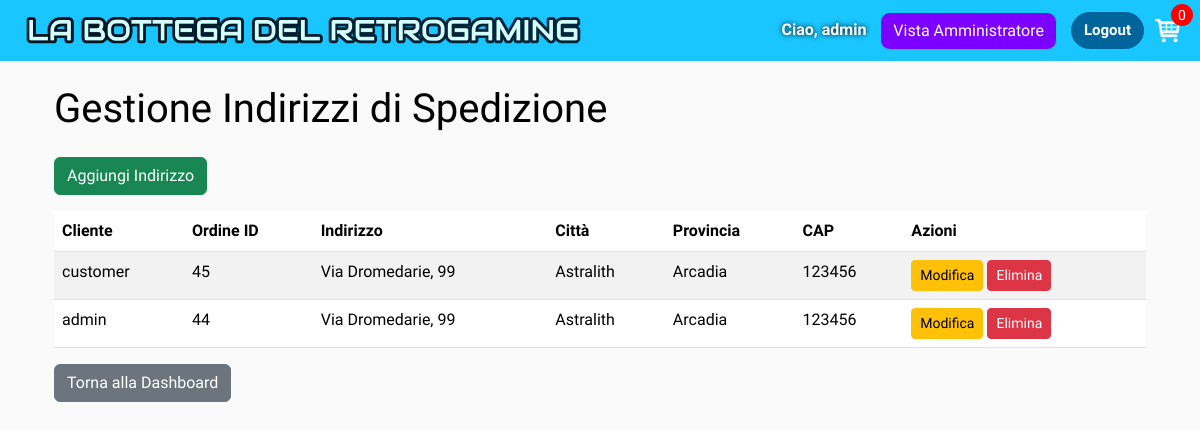
Page /manager/shippingaddresses/ (signed in) on the earlier database version.
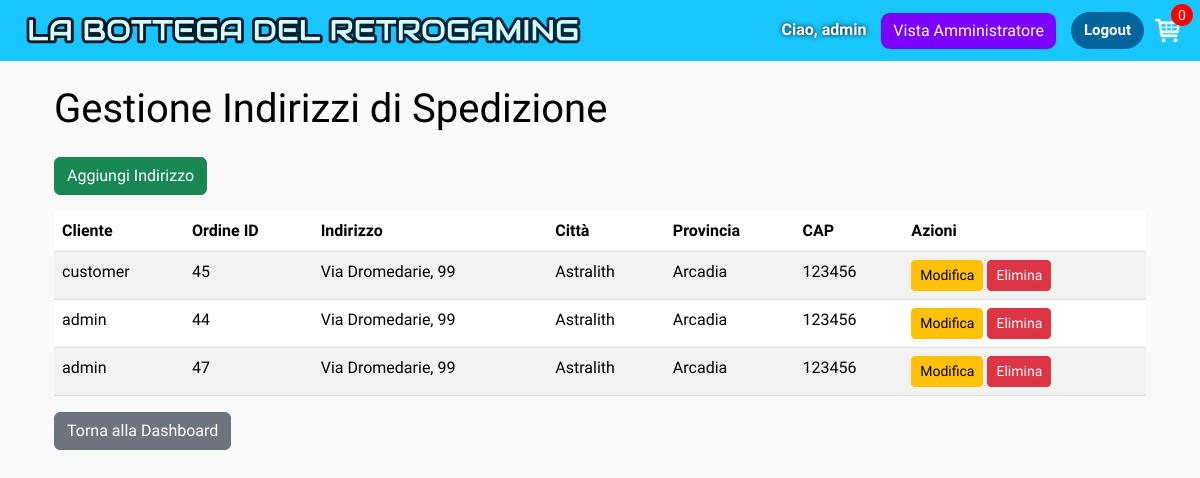
Same page on the later database version.
### bottega_retrogaming/models.py (models this page shows, shortened)
class ShippingAddress(models.Model):
    customer = models.ForeignKey(settings.AUTH_USER_MODEL, on_delete=models.SET_NULL, null=True)
    order = models.ForeignKey(Order, on_delete=models.SET_NULL, null=True)
    address = models.CharField(max_length=200, null=False)
    city = models.CharField(max_length=200, null=False)
    state = models.CharField(max_length=200, null=False)
    zipcode = models.CharField(max_length=200, null=False)
    date_added = models.DateTimeField(auto_now_add=True)
    class Meta:
        verbose_name_plural = "Shipping Addresses"

class Order(models.Model):
    customer = models.ForeignKey(settings.AUTH_USER_MODEL, on_delete=models.SET_NULL, blank=True, null=True)
    date_ordered = models.DateTimeField(auto_now_add=True)
    complete = models.BooleanField(default=False)
    transaction_id = models.CharField(max_length=100, null=True)
    @property
    def get_cart_items(self):
        orderitems = self.orderitem_set.all()
        total = sum(item.quantity for item in orderitems)
        return total

### user_management/models.py (models this page shows, shortened)
class CustomUser(AbstractUser):
    ADMIN = 'ADMIN'
    CUSTOMER = 'CUSTOMER'
    USER_TYPE_CHOICES = (
        (ADMIN, 'Admin'),
        (CUSTOMER, 'Customer'),
    )
    user_type = models.CharField(
        max_length=10,
        choices=USER_TYPE_CHOICES,
        default=CUSTOMER
    )
    name = models.CharField("Nome visualizzato", max_length=200, blank=True, null=True)
    email = models.CharField(max_length=254, blank=True, verbose_name='email address')
    def __str__(self):
        if self.name:
            return self.name
        return self.username

### manager_view/views.py (the view)
# urls.py: path('shippingaddresses/', views.ShippingAddressListView.as_view(), name='shippingaddress_list'),
class ShippingAddressListView(AdminRequiredMixin, ListView):
    model = ShippingAddress
    template_name = 'manager_view/shippingaddress_list.html'
    context_object_name = 'shippingaddresses'

### bottega_retrogaming/utils.py (called while the page is built)
def cartData(request):
    if request.user.is_authenticated:
        customer = request.user
        try:
            order = Order.objects.get(customer=customer, complete=False)
        except Order.DoesNotExist:
            order, created = Order.objects.get_or_create(customer=customer, complete=False)
        items = order.orderitem_set.all()
        cartItems = order.get_cart_items
    else:
        cookieData = cookieCart(request)
        cartItems = cookieData['cartItems']
        order = cookieData['order']
        items = cookieData['items']
    return {'cartItems': cartItems, 'order': order, 'items': items}

### manager_view/views.py (called while the page is built)
    def test_func(self):
        return self.request.user.is_authenticated and self.request.user.user_type == 'ADMIN'

    def get_context_data(self, **kwargs):
        context = super().get_context_data(**kwargs)
        data = cartData(self.request)
        context['cartItems'] = data.get('cartItems', 0)
        return context

### manager_view/templates/manager_view/shippingaddress_list.html
{% extends 'bottega_retrogaming/main.html' %}
{% block content %}
<div class="container large-bottom-margin mt-4">
    <h1 id="sa-title" class="mb-4">Gestione Indirizzi di Spedizione</h1>
    <a href="{% url 'manager_view:shippingaddress_add' %}" class="btn btn-success mb-3">Aggiungi Indirizzo</a>
    <table class="table table-striped">
        <thead>
            <tr>
                <th>Cliente</th>
                <th>Ordine ID</th>
                <th>Indirizzo</th>
                <th>Città</th>
                <th>Provincia</th>
                <th>CAP</th>
                <th>Azioni</th>
            </tr>
        </thead>
        <tbody>
            {% for address in shippingaddresses %}
            <tr>
                <td>{{ address.customer.username|default:"N/A" }}</td>
                <td>{{ address.order.id|default:"N/A" }}</td>
                <td>{{ address.address }}</td>
                <td>{{ address.city }}</td>
                <td>{{ address.state }}</td>
                <td>{{ address.zipcode }}</td>
                <td>
                    <a href="{% url 'manager_view:shippingaddress_edit' address.pk %}" class="btn btn-warning btn-sm">Modifica</a>
                    <a href="{% url 'manager_view:shippingaddress_delete' address.pk %}" class="btn btn-danger btn-sm">Elimina</a>
                </td>
            </tr>
            {% empty %}
            <tr>
                <td colspan="7">Nessun indirizzo di spedizione trovato.</td>
            </tr>
            {% endfor %}
        </tbody>
    </table>
    <a href="{% url 'manager_view:admin_dashboard' %}" class="btn btn-secondary">Torna alla Dashboard</a>
</div>
{% endblock content %}

Differences in the rows shown:
added ShippingAddress: customer.username "admin", order.id "47", address "Via Dromedarie, 99", city "Astralith", state "Arcadia", zipcode "123456"
